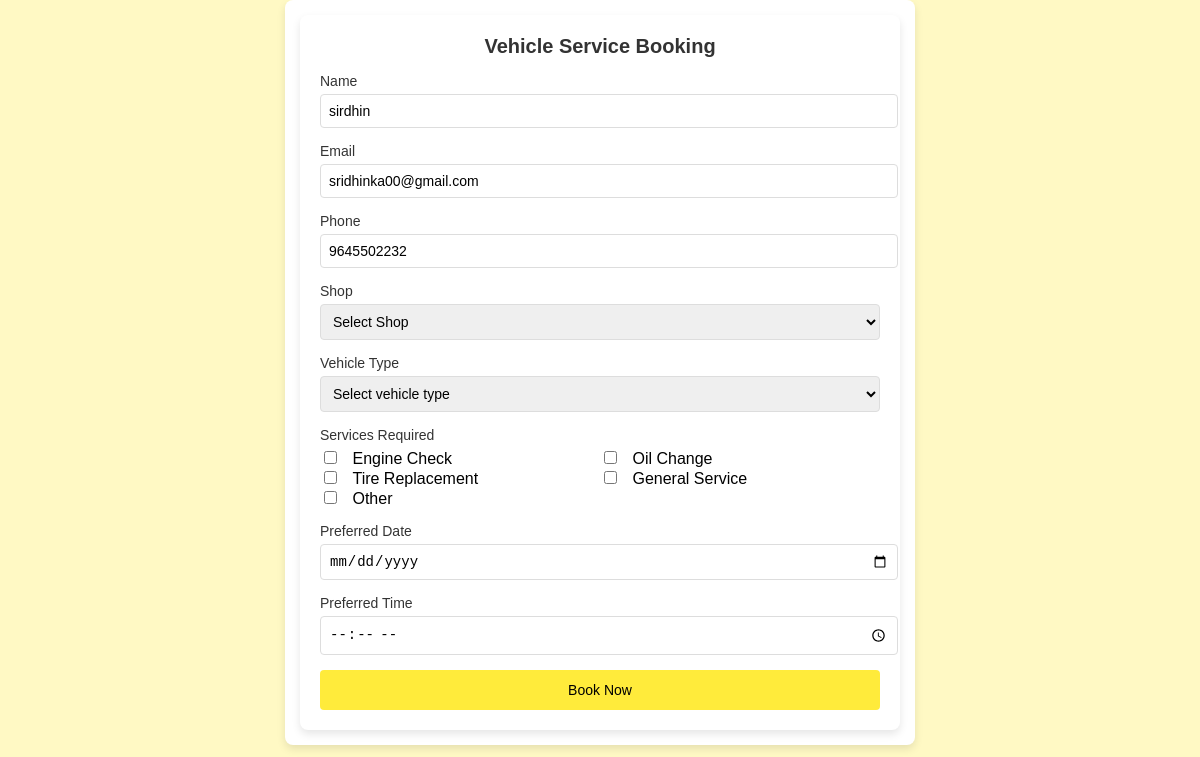
The page /serv (signed in) on the database its author committed.
### vehicle/models.py (models this page shows, shortened)
class register(models.Model):
    name = models.CharField(max_length=100)
    mail = models.EmailField()
    phone = models.IntegerField()
    username = models.CharField(max_length=50)
    password = models.CharField(max_length=50)
    usertype = models.CharField(max_length=20)

### vehicle/views.py (the view)
# urls.py: path('serv',views.openserv),
def openserv(request):
    if 'uid' in request.session:
        uname = request.session['uid']
        user = register.objects.filter(username=uname)
        data = shopdetails.objects.all()
        return render(request, 'service.html',{'data':user,'shop':data})
    return render(request,'login.html')

### template/service.html (shortened to what this page needs)
<!DOCTYPE html>
<html lang="en">
<head>
</head>
<body>
        <div class="container">
            <div class="booking-form">
                <div class="form-header">
                    <h1>Vehicle Service Booking</h1>
                </div>
                <form method="POST" action="bookserv">
                    {% for i in data %}
                    <div class="form-group">
                        <label for="name" class="form-label">Name</label>
                        <input id="name" class="form-control" value="{{i.name}}" type="text" name="name" placeholder="Enter your name" required>
                    </div>
                    <div class="form-group">
                        <label for="email" class="form-label">Email</label>
                        <input id="email" class="form-control" value="{{i.mail}}" type="email" name="email" placeholder="Enter your email" required>
                    </div>
                    <div class="form-group">
                        <label for="phone" class="form-label">Phone</label>
                        <input id="phone" class="form-control" value="{{i.phone}}" type="tel" name="phone" placeholder="Enter your phone number" required>
                    </div>
                    <div class="form-group">
                        <label for="shop" class="form-label">Shop</label>
                        <select id="shop" class="form-control" name="shop" required>
                            <option value="">Select Shop</option>
                        </select>
                    </div>
                    <div class="form-group">
                        <label for="vehicle" class="form-label">Vehicle Type</label>
                        <select id="vehicle" class="form-control" name="vehicle" required>
                            <option value="">Select vehicle type</option>
                        </select>
                    </div>
                    <div class="form-group">
                        <label class="form-label">Services Required</label>
                        <div class="checkbox-group">
                            <div class="checkbox-item">
                                <input type="checkbox" id="engine_check" name="service" value="engine_check">
                                <label for="engine_check">Engine Check</label>
                            </div>
                            <div class="checkbox-item">
                                <input type="checkbox" id="oil_change" name="service" value="oil_change">
                                <label for="oil_change">Oil Change</label>
                            </div>
                            <div class="checkbox-item">
                                <input type="checkbox" id="tire_replacement" name="service" value="tire_replacement">
                                <label for="tire_replacement">Tire Replacement</label>
                            </div>
                            <div class="checkbox-item">
                                <input type="checkbox" id="general_service" name="service" value="general_service">
                                <label for="general_service">General Service</label>
                            </div>
                            <div class="checkbox-item">
                                <input type="checkbox" id="other" name="service" value="other">
                                <label for="other">Other</label>
                            </div>
                        </div>
                    </div>
                    <div class="form-group">
                        <label for="date" class="form-label">Preferred Date</label>
                        <input id="date" class="form-control" type="date" name="date" required>
                    </div>
                    <div class="form-group">
                        <label for="time" class="form-label">Preferred Time</label>
                        <input id="time" class="form-control" type="time" name="time" required>
                    </div>
                    <div class="form-btn">
                        <button class="submit-btn" type="submit">Book Now</button>
                    </div>
                    {% endfor %}
                </form>
            </div>
        </div>
</body>
</html>

### template/service.html (style rules this page uses)
body { font-family: Arial, sans-serif; margin: 0; padding: 0; background-color: #fff9c4; }
.container { width: 90%; max-width: 600px; margin: auto; padding: 15px; background-color: #ffffff; border-radius: 8px; box-shadow: 0 4px 8px rgba(0, 0, 0, 0.1); }
.booking-form { background: #ffffff; padding: 20px; border-radius: 8px; box-shadow: 0 4px 8px rgba(0, 0, 0, 0.1); }
.form-header { margin-bottom: 15px; text-align: center; }
.form-header h1 { font-size: 20px; margin: 0; color: #333; }
.form-group { margin-bottom: 15px; }
.form-label { display: block; font-size: 14px; color: #333; margin-bottom: 5px; }
.form-control { width: 100%; padding: 8px; border: 1px solid #ddd; border-radius: 4px; font-size: 14px; }
.submit-btn { background-color: #ffeb3b; color: #000; border: none; padding: 12px; border-radius: 4px; font-size: 14px; cursor: pointer; width: 100%; }
.form-btn { text-align: center; }
.checkbox-group { display: flex; flex-wrap: wrap; }
.checkbox-item { width: 50%; box-sizing: border-box; }
.checkbox-item label { margin-left: 0.5rem; }

### rows shown on the page
register: name "sirdhin", email "sridhinka00@gmail.com", phone "9645502232"
